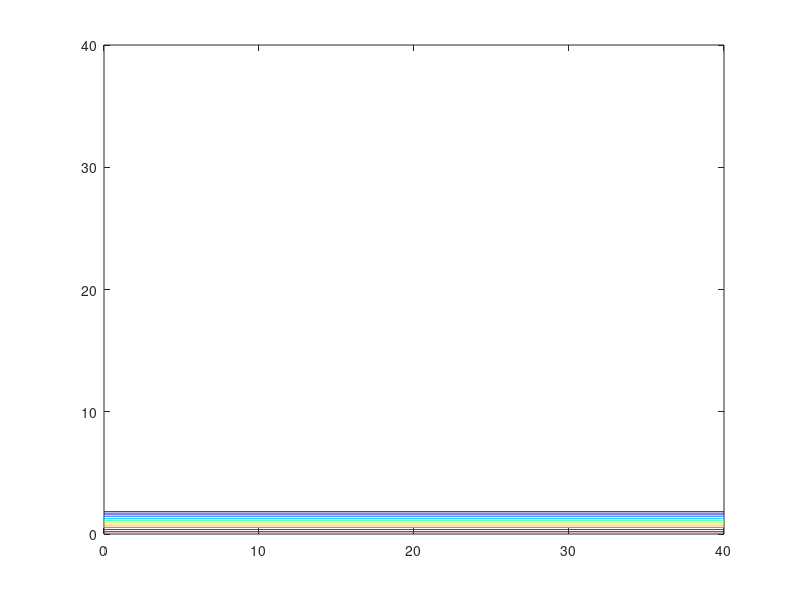
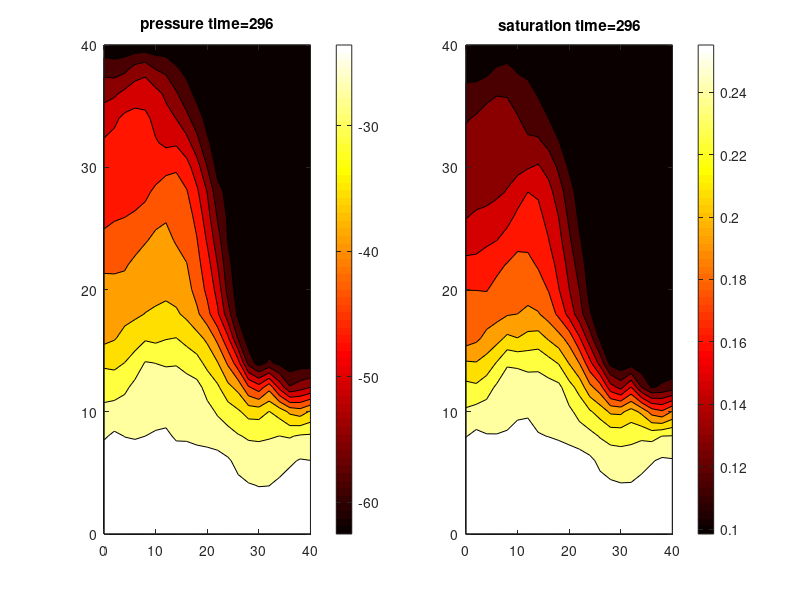

MATLAB code for these plots, in order:
function [  ] = Richard2Dv272()
% 2D Richards equation with constant boundary condition 
% H based Richards equation
%
% First edition: Weix 20/04/2017 
%
% point type N: normal (N is natural number)
%  		  	 0: Dirichlet BC
%		  	 -N: Neuman BC 
%
% Version IV: 
%
% Version 1.40 : Weix 12/04/2017 
% improve the flexibilities (for different BC and domain) by
% introducing the indexMatrix and use 0 to indicate D-BC.
% Version 1.50 : Weix 13/04/2017 
% Vectorization
% Version 2.70: 24/04/2017 
% add Updata Neumann boundary condition. Update the way points are
% accessed. (see Richard1Dv27 for more history)
% Version 2.72: 25/04/2017 improve organization
%%
tic
% Spatial setup
lengthZ=40;
deltaZ=2;
nZ=lengthZ/deltaZ+1;

lengthX=40;
deltaX=2;
nX=lengthX/deltaX+1;

% Temporal setup
lengthTime=300;
deltaTime=1;
nTime=lengthTime/deltaTime;

% Iteration setup
nMaxIteration=1000;
miniIteError=0.1;

% Mesh
% [X,Z] = meshgrid(0:deltaX:lengthX,0:deltaZ:lengthZ);
[Z,X] = ndgrid(0:deltaZ:lengthZ,0:deltaX:lengthX);

% Permeability field
Ks=permeabilityField([Z(:),X(:)])*0.005;
Ks=reshape(Ks,nZ,nX);

%plot permeability field
% pcolor(X,Z,Ks)
% shading interp;
% colormap jet;

% Option 1       
% Make nodeIndex matrix. It indicate the sequence nodes are accessed and the type of node.  
%     nodeIndex=zeros(nZ,nX);
%     nodeIndex(2:end-1,2:end-1)=reshape(uint32(1:(nZ-2)*(nX-2)), (nZ-2), (nX-2));    
% 
%     nodeInFieldIndex=find(nodeIndex);
% 
%     %%% 
%     %initial state
%     H_init=zeros(nZ,nX);
%     H_init(2:end-1,2:end-1)=-61.5;
% 
%     %BC
%     % bcLeft=ones(nNodeZ,1)*-20.7;
%     % bcRight=ones(nNodeZ,1)*-61.5;
%     % bcTop=ones(nNodeX,1)*-20.7;
%     % bcBottom=ones(nNodeX,1)*-61.5;
% 
% 
%         % A more interesting setup
%         bcLeft=ones(nZ,1)*-20.7;
%         bcRight=ones(nZ,1)*-20.7;
%         bcTop=ones(nX,1)*-20.7;
%         bcBottom=ones(nX,1)*-24.7;
% 
% 
%     H_init(1,1:end)=bcTop;
%     H_init(end,1:end)=bcBottom;
% 
%     H_init(1:end,1)=bcLeft;
%     H_init(1:end,end)=bcRight;

% Option 2 Neumann BC on left and right 
    nodeIndex=zeros(nZ,nX);
    nodeIndex(2:end-1,1:end)=reshape(uint32(1:(nZ-2)*(nX)), (nZ-2), (nX));  
    
    nodeInFieldIndex=find(nodeIndex);

    nodeIndex(:,1)=-nodeIndex(:,1);
    nodeIndex(:,end)=-nodeIndex(:,end);
    
    H_init=ones(nZ,nX)*-61.5;
%     H_init(2:end-1,2:end-1)=-61.5;
    H_init(1,1:end)=ones(nX,1)*-20.7;
    H_init(end,1:end)=ones(nX,1)*-61.5;

%% MAIN
nNode=length(nodeIndex(nodeIndex~=0));

H=H_init;
for t=1:nTime
      
    H_PreviousTime= H;
    for k=1:nMaxIteration 
        
        H0=H;
        
        [A,B] = PicardFdm(H_PreviousTime);
        hFree=A\(-B);
                
%         H(find(nodeIndex))=hFree;       %pay extra attention to ordering
        H(nodeInFieldIndex)=hFree; 
        
        sseIte=sum((H(:)-H0(:)).^2);
        if sqrt(sseIte)<miniIteError 
            break 
        end
        
    end
    
    TheataRecord(:,:,t)=H;

end


toc
    
figure(1)
pcolor(X,Z,Ks)
shading interp;
colormap jet;

%     figure(2)
%     surf(X,Z,TheataRecord(:,:,end))
%     shading interp;
%     colormap jet;
% 
% 
%     figure(3)
%     surf(H_init);
% 
%     for t=1:nTime
%         surf(X,Z,TheataRecord(:,:,t))
%     %     shading interp;
%         title(sprintf('time=%i',t))
%         drawnow
%         frame(t)=getframe;
% 
%     end
% 
% 
%     figure(4)
%     contour(X,Z,H_init)
% 
%     for t=1:nTime
%         contour(X,Z,TheataRecord(:,:,t))
%     %     shading interp;
%         title(sprintf('time=%i',t))
%         drawnow
%         frame(t)=getframe;
% 
%     end



contour(X,Z,H_init)

figure(5)
for t=1:5:nTime

    subplot(1,2,1)
    contourf(X,Z,TheataRecord(:,:,t))
    colormap(hot)
    colorbar
%     shading interp;
    title(sprintf('pressure time=%i',t))
    
    subplot(1,2,2)
    contourf(X,Z,theataFunc(TheataRecord(:,:,t)))
    colormap(hot)
    colorbar
%     shading interp;
    
    title(sprintf('saturation time=%i',t))
    drawnow
    frame(t)=getframe;

end






% Ax+b=0 function Nest function to avoild passing many variables

    function [A,B] = PicardFdm(Value_PreviousTime)

        A=speye(length(nNode));
        B=zeros(length(nNode),1);
        
        C=theataDifFunc(H);
%         K=kFunc(H);
        K=kFieldFunc(H,Ks);

        for iZ=1:nZ
            for iX=1:nX
            
                indexCenter=nodeIndex(iZ,iX);
                
                switch sign(indexCenter)                    
                    case 0      %is NOT a free node with index number
                        continue
                    case -1     %TODO this is wrong As NBC location (0 flux direction) need to be found.

                        if iZ==1        % a top NBC point               
                           indexUp=0;                             
                           %Forge a up ghost point 
                           nbcValue=0;  
                           hUp=  H(iZ+1,iX)- 2* deltaZ* nbcValue; %TODO NBCvalue free control

                           kHalfDown =(K(iZ,iX)+K(iZ+1,iX))/2;                         
                           kHalfUp=kHalfDown;  %Vitual K 

                        else
                           indexUp=nodeIndex(iZ-1,iX);
                           kHalfUp  =(K(iZ,iX)+K(iZ-1,iX))/2; 
                           hUp=H(iZ-1,iX);
                        end

                        if iZ==nZ       %if a bottom NBC point             
                           indexDown=0;                             
                           %Forge a up ghost point 
                           nbcValue=0;  
                           hDown=  H(iZ-1,iX)- 2* deltaZ* nbcValue; %TODO NBCvalue free control

                           kHalfUp   =(K(iZ,iX)+K(iZ-1,iX))/2;
                           kHalfDown =kHalfUp;       %Vitual K    
                        else 
                           indexDown=nodeIndex(iZ+1,iX);
                           kHalfDown  =(K(iZ,iX)+K(iZ+1,iX))/2; 
                           hDown=H(iZ+1,iX);  
                        end

                        if iX==1        % a left NBC point               
                           indexLeft=0;                             
                           %Forge a up ghost point 
                           nbcValue=0;  
                           hLeft=  H(iZ,iX+1)- 2* deltaX* nbcValue; %TODO NBCvalue free control

                           kHalfRight =(K(iZ,iX)+K(iZ,iX+1))/2;                         
                           kHalfLeft=kHalfRight; %Vitual K  

                        else
                           indexLeft=nodeIndex(iZ,iX-1);
                           kHalfLeft  =(K(iZ,iX)+K(iZ,iX-1))/2; 
                           hLeft=H(iZ,iX-1);
                        end

                        if iX==nX        % a right NBC point               
                           indexRight=0;                             
                           %Forge a up ghost point 
                           nbcValue=0;  
                           hRight=  H(iZ,iX-1)- 2* deltaX* nbcValue; %TODO NBCvalue free control

                           kHalfLeft =(K(iZ,iX)+K(iZ,iX-1))/2;                         
                           kHalfRight=kHalfLeft; %Vitual K  

                        else
                           indexRight=nodeIndex(iZ,iX+1);
                           kHalfRight  =(K(iZ,iX)+K(iZ,iX+1))/2; 
                           hRight=H(iZ,iX+1);
                        end
                    case 1      % if Normal inner point
                    
                        indexUp=nodeIndex(iZ-1,iX);
                        indexDown=nodeIndex(iZ+1,iX);
                        indexLeft=nodeIndex(iZ,iX-1);
                        indexRight=nodeIndex(iZ,iX+1);

                        hUp=H(iZ-1,iX);
                        hDown=H(iZ+1,iX);
                        hLeft=H(iZ,iX-1);
                        hRight=H(iZ,iX+1);

                        kHalfUp   =(K(iZ,iX)+K(iZ-1,iX))/2;
                        kHalfDown =(K(iZ,iX)+K(iZ+1,iX))/2;
                        kHalfLeft =(K(iZ,iX)+K(iZ,iX-1))/2;
                        kHalfRight=(K(iZ,iX)+K(iZ,iX+1))/2;
                    otherwise 
                        error('unknown node type');
    
                end   
                
                cCenter=C(iZ,1);   

                wUp   = -kHalfUp  ./deltaZ^2;
                wDown = -kHalfDown./deltaZ^2;
                wLeft = -kHalfLeft./deltaX^2;
                wRight= -kHalfRight./deltaX^2;

                wCenter=cCenter/deltaTime-wUp-wDown-wLeft-wRight;

                b=(kHalfDown-kHalfUp)/deltaZ-H_PreviousTime(iZ,iX)*cCenter/deltaTime;

                %modify if neighbours are DBC points           
                b=b + wUp * hUp * ~indexUp...
                    + wDown * hDown * ~indexDown...
                    + wLeft * hLeft * ~indexLeft...
                    + wRight * hRight * ~indexRight;


                indexUp=abs(indexUp);
                indexDown=abs(indexDown);
                indexLeft=abs(indexLeft);
                indexRight=abs(indexRight);
                indexCenter=abs(indexCenter);

                if indexUp>0 A(indexCenter,indexUp)=wUp; end
                if indexDown>0 A(indexCenter,indexDown)=wDown; end
                if indexLeft>0 A(indexCenter,indexLeft)=wLeft; end
                if indexRight>0 A(indexCenter,indexRight)=wRight; end

                A(indexCenter,indexCenter)=wCenter;
                B(indexCenter,1)=b;
                   
            end
        end
    end

end 



function theata=theataFunc(H)
theataS=0.287;
theataR=0.075;
alpha=1.611e6;
beta=3.96;

theata=alpha.*(theataS-theataR)./(alpha+abs(H).^beta)+theataR;
end

function theataDif=theataDifFunc(H)
theata_s=0.287;
theata_r=0.075;
alpha=1.611e6;
beta=3.96;

theataDif=-alpha.*(theata_s-theata_r).*-1.*(alpha+abs(H).^beta).^(-2).*abs(H).^(beta-1);

end

function result=kFunc(H)
rho=1.175e6;
r=4.74;
k_s=0.00944;

result=k_s.*rho./(rho+abs(H).^r);
end

function result=kFieldFunc(H,ks)
% H and k must be the same sizes
rho=1.175e6;
r=4.74;

result=ks.*rho./(rho+abs(H).^r);
end




function Ks=permeabilityField(X)
% pointCoordinate=[X(:),Z(:)];
lenscale=10; %larger number means less stochastic field. Thus less smooth.
[nX,dimX]=size(X);

%calculate distance matrix
distance = pdist(X);
distanceMatrix = squareform(distance);

%calculate covariance matrix
covMatrix=exp(-distanceMatrix./lenscale);    

% KL decomposition on covariance matrix via SVD/eigen decomposition
% [klBasis,klEigenValue] = eigs(covMatrix,nY*nX); 
[klBasis,klEigenValue,~] = svds(covMatrix,nX); 


% [nKlBasis,~]=sizes(klBasis);


%Generate independent normal samples 
seed=102;
rng(seed);
sample= randn(nX,1);

%make multivariate Gaussian distributions with samples. zero mean.
%Covariance specified though KL basis.
Ks=klBasis*sqrt(klEigenValue)*sample;
% Ks=reshape(Ks,nY,nX);

% a log (multi) normal permeability field
Ks=exp(Ks);

end

